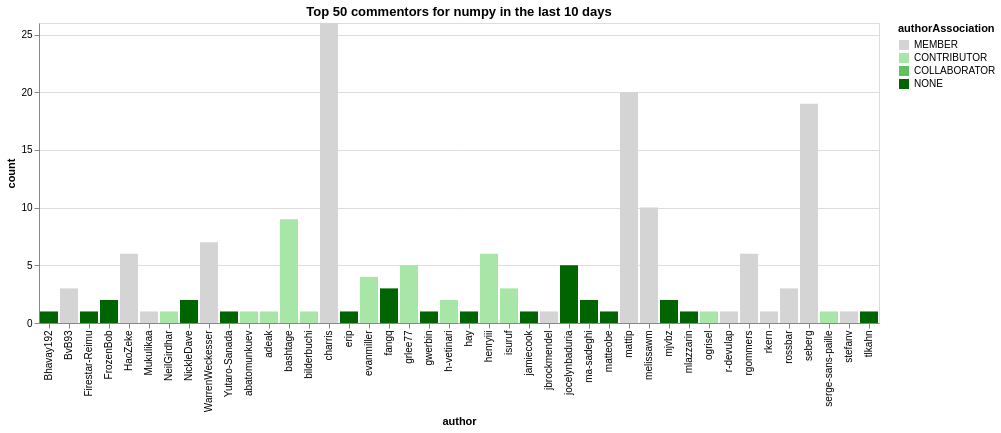

The specification (Vega-Lite) saved for this image:
### Vega-Lite specification from a JSON file in a GitHub repository (floating-point values rounded to 4 significant figures)
{"config": {"view": {"continuousWidth": 400, "continuousHeight": 300}}, "hconcat": [{"mark": "bar", "encoding": {"color": {"type": "nominal", "field": "authorAssociation", "scale": {"domain": ["MEMBER", "CONTRIBUTOR", "COLLABORATOR", "NONE"], "range": ["rgb(211.82745098039214, 211.82745098039214, 211.82745098039214)", "rgb(166.98562091503268, 229.89803921568628, 166.98562091503268)", "rgb(96.37647058823529, 192.75294117647059, 96.37647058823529)", "rgb(0.0, 100.3921568627451, 0.0)"]}}, "x": {"type": "nominal", "field": "author"}, "y": {"type": "quantitative", "field": "count"}}, "title": "Top 50 commentors for numpy in the last 10 days"}], "data": {"name": "data-a8222457b2c262828db506539ecdf90f"}, "$schema": "https://vega.github.io/schema/vega-lite/v5.json", "datasets": {"data-a8222457b2c262828db506539ecdf90f": [{"author": "charris", "count": 26, "authorAssociation": "MEMBER"}, {"author": "mattip", "count": 20, "authorAssociation": "MEMBER"}, {"author": "seberg", "count": 19, "authorAssociation": "MEMBER"}, {"author": "melissawm", "count": 10, "authorAssociation": "MEMBER"}, {"author": "bashtage", "count": 9, "authorAssociation": "CONTRIBUTOR"}, {"author": "WarrenWeckesser", "count": 7, "authorAssociation": "MEMBER"}, {"author": "HaoZeke", "count": 6, "authorAssociation": "MEMBER"}, {"author": "henryiii", "count": 6, "authorAssociation": "CONTRIBUTOR"}, {"author": "rgommers", "count": 6, "authorAssociation": "MEMBER"}, {"author": "jocelynbaduria", "count": 5, "authorAssociation": "NONE"}, {"author": "grlee77", "count": 5, "authorAssociation": "CONTRIBUTOR"}, {"author": "evanmiller", "count": 4, "authorAssociation": "CONTRIBUTOR"}, {"author": "BvB93", "count": 3, "authorAssociation": "MEMBER"}, {"author": "rossbar", "count": 3, "authorAssociation": "MEMBER"}, {"author": "isuruf", "count": 3, "authorAssociation": "CONTRIBUTOR"}, {"author": "fangq", "count": 3, "authorAssociation": "NONE"}, {"author": "h-vetinari", "count": 2, "authorAssociation": "CONTRIBUTOR"}, {"author": "mjvbz", "count": 2, "authorAssociation": "NONE"}, {"author": "ma-sadeghi", "count": 2, "authorAssociation": "NONE"}, {"author": "NickleDave", "count": 2, "authorAssociation": "NONE"}, {"author": "FrozenBob", "count": 2, "authorAssociation": "NONE"}, {"author": "mlazzarin", "count": 1, "authorAssociation": "NONE"}, {"author": "ogrisel", "count": 1, "authorAssociation": "CONTRIBUTOR"}, {"author": "r-devulap", "count": 1, "authorAssociation": "MEMBER"}, {"author": "rkern", "count": 1, "authorAssociation": "MEMBER"}, {"author": "serge-sans-paille", "count": 1, "authorAssociation": "CONTRIBUTOR"}, {"author": "stefanv", "count": 1, "authorAssociation": "MEMBER"}, {"author": "Bhavay192", "count": 1, "authorAssociation": "NONE"}, {"author": "hay", "count": 1, "authorAssociation": "NONE"}, {"author": "matteobe", "count": 1, "authorAssociation": "NONE"}, {"author": "jbrockmendel", "count": 1, "authorAssociation": "MEMBER"}, {"author": "jamiecook", "count": 1, "authorAssociation": "NONE"}, {"author": "gwerbin", "count": 1, "authorAssociation": "NONE"}, {"author": "erip", "count": 1, "authorAssociation": "NONE"}, {"author": "bilderbuchi", "count": 1, "authorAssociation": "CONTRIBUTOR"}, {"author": "adeak", "count": 1, "authorAssociation": "CONTRIBUTOR"}, {"author": "abatomunkuev", "count": 1, "authorAssociation": "CONTRIBUTOR"}, {"author": "Yutaro-Sanada", "count": 1, "authorAssociation": "NONE"}, {"author": "NeilGirdhar", "count": 1, "authorAssociation": "CONTRIBUTOR"}, {"author": "Mukulikaa", "count": 1, "authorAssociation": "MEMBER"}, {"author": "Firestar-Reimu", "count": 1, "authorAssociation": "NONE"}, {"author": "tlkahn", "count": 1, "authorAssociation": "NONE"}]}}
